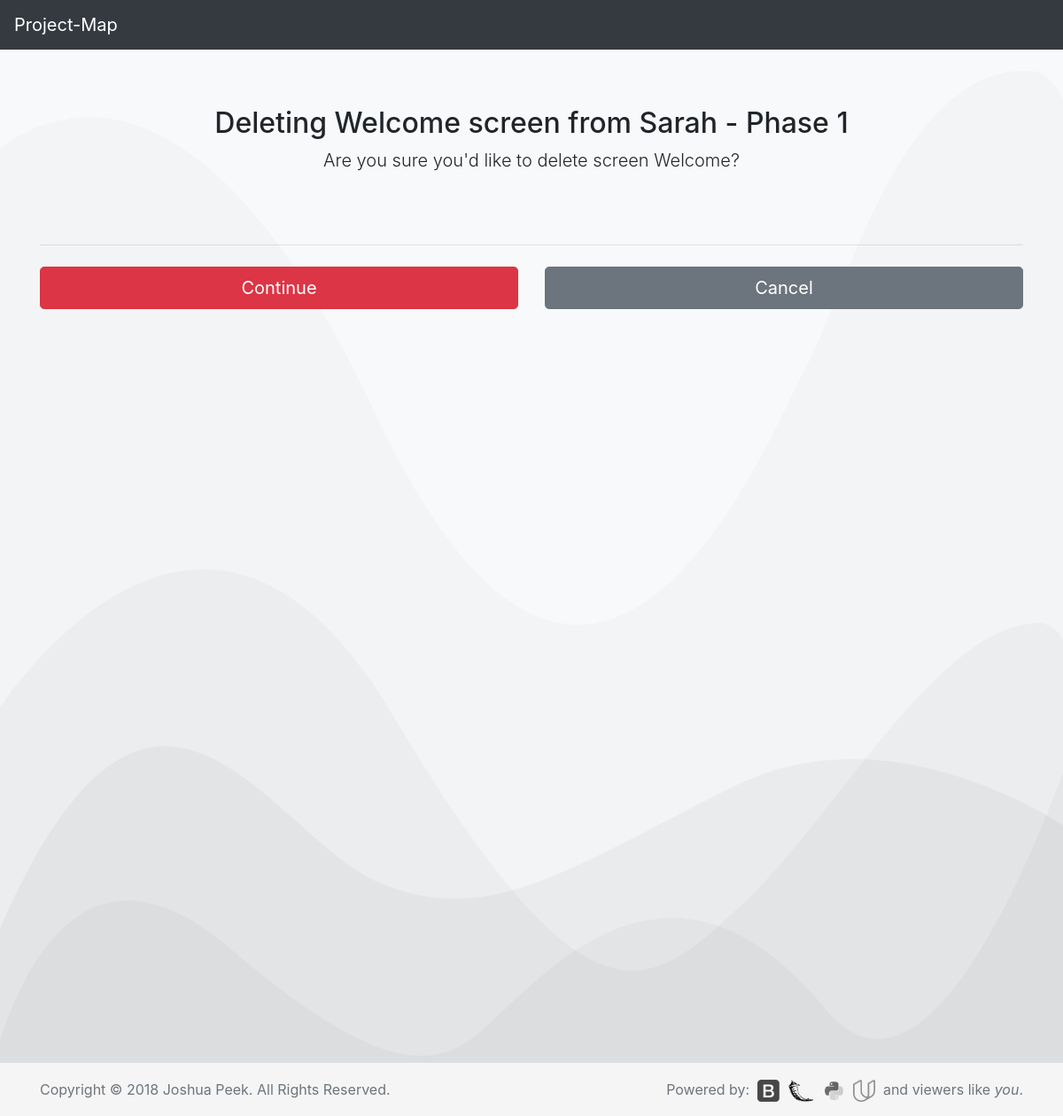
The app's page /scrn?7&d, older data.
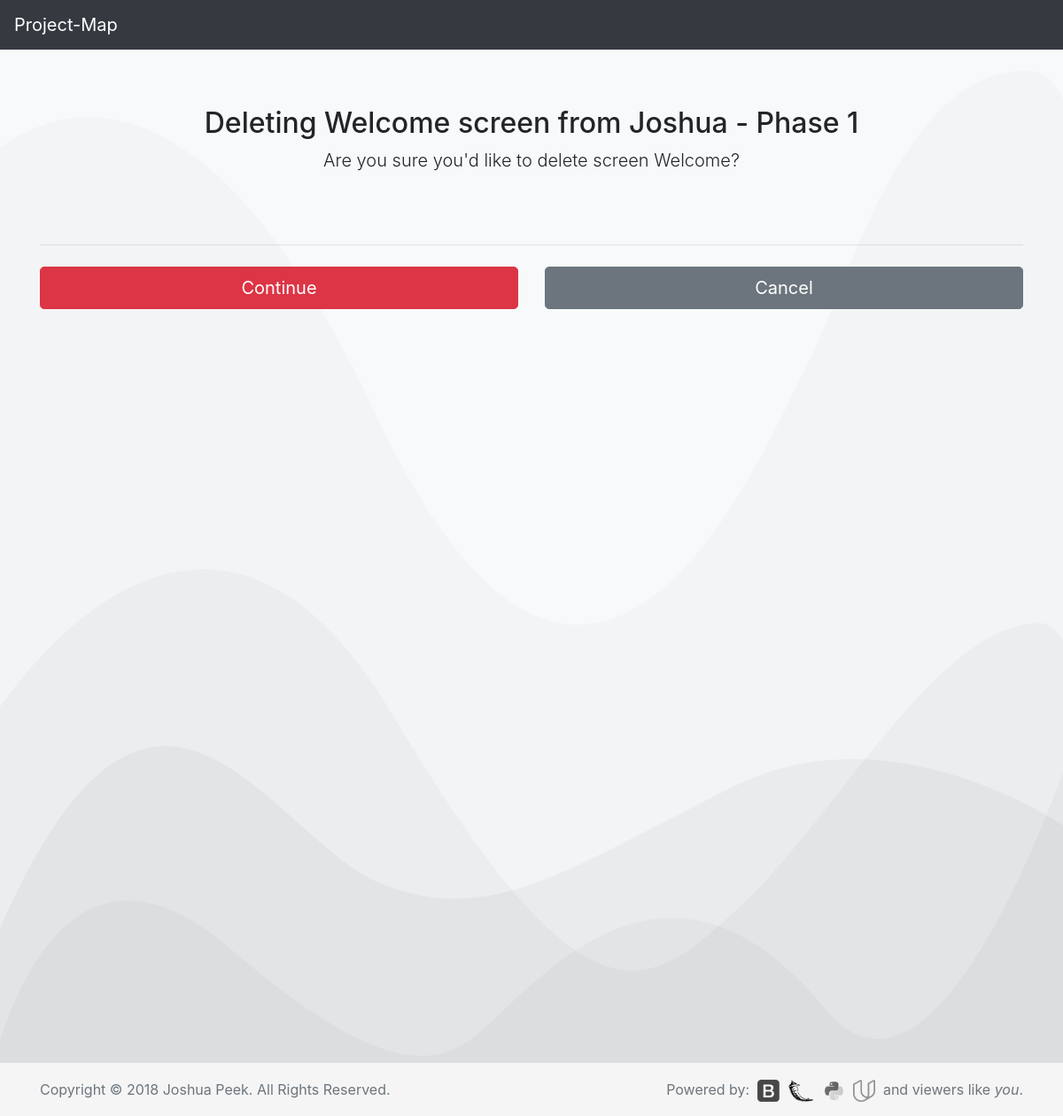
The same page, newer data.
### database_setup.py (models this page shows, shortened)
class Org(Base):
    __tablename__ = 'org'
    id = Column(Integer, primary_key=True)
    title = Column(String(250), nullable=False)
    description = Column(String(500))

### app.py (the view)
@app.route('/scrn?<int:screen_id>&d', methods=['GET', 'POST'])
def delScreen(screen_id):
    delScreen = session.query(Screen).filter_by(id=screen_id).one()
    org_id=delScreen.project.org.id
    project_id=delScreen.project.id
    allorgs = session.query(Org).all()
    allprojects = session.query(Project).all()
    if request.method == 'POST':
        session.delete(delScreen)
        session.commit()
        flash("Screen Removed")
        return redirect(url_for('projectPage',org_id=org_id,
                                 project_id=project_id))
    else:
        return render_template('delete/screen.html', i=delScreen)

### templates/delete/screen.html (shortened to what this page needs)
<!doctype html>
<html lang="en">
  {% include "header.html" %}
  <body>
    <nav class="navbar navbar-expand-md navbar-dark fixed-top bg-dark">
      <a class="navbar-brand" href="/">Project-Map</a>
    </nav>
  <body class="bg-light">
    <div class="container">
      <div class="py-5 text-center">
        <h2>Deleting {{i.title}} screen from {{i.project.org.title}} - {{i.project.title}}</h2>
        <p class="lead">Are you sure you'd like to delete screen {{i.title}}?</p>
      </div>
      <div class="row">
        <div class="col-md-12 order-md-1">
          <form class="needs-validation" action='{{url_for('delScreen', screen_id=i.id)}}' method='post' novalidate>
            <hr class="mb-4">
            <div class="row">
              <div class="col-md-6 mb-3">
                <button class="btn btn-danger btn-lg btn-block" type="Edit">Continue</button>
              </div>
          </form>
              <div class="col-md-6 mb-3">
                <form action="{{url_for('projectPage', org_id = i.project.org.id, project_id=i.project.id)}}">
                  <button class="btn btn-secondary btn-lg btn-block" type="submit">Cancel</button>
                </form>
              </div>
            </div>
        </div>
      </div>
  {% include "footer.html" %}
  </body>
</html>

Row changes from the older to the newer data that the page shows:
changed Org: project.org "Sarah" → "Joshua"
